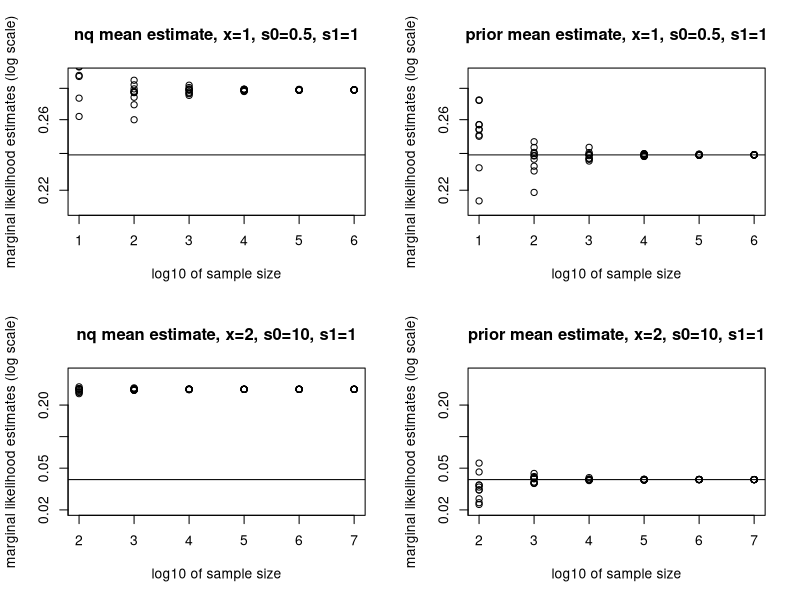

Write R code to recreate this figure.
# Tests of harmonic mean estimator for the marginal likelihood, with
# comparisons to the true value and to estimating the marginal 
# likelihood by averaging the likelhood over parameters sampled from
# the prior.  The model is x ~ N(t,s1^2) with t ~ N(0,s0^2).
#
# Written by Radford M. Neal, August 2008.


# DO THE TESTS.

do.tests <- function ()
{
  set.seed(1)
  for (i in 1:5)
  { print(harmonic.mean.marg.lik(2,10,1,10^7))
  }

  par(mfrow=c(2,2))

#   set.seed(1);
#   test.est(1,10^(1:6),10,0.5,1,harmonic.mean.marg.lik,ylim=c(0.21,0.29))
#   abline(h=true.marg.lik(1,0.5,1))
#   title("harmonic mean estimate, x=1, s0=0.5, s1=1")
  
  set.seed(1);
  test.est(1,10^(1:6),10,0.5,1,cq.mean.marg.lik,ylim=c(0.21,0.29))
  abline(h=true.marg.lik(1,0.5,1))
  title("nq mean estimate, x=1, s0=0.5, s1=1")

  set.seed(1);
  test.est(1,10^(1:6),10,0.5,1,prior.mean.marg.lik,ylim=c(0.21,0.29))
  abline(h=true.marg.lik(1,0.5,1))
  title("prior mean estimate, x=1, s0=0.5, s1=1")

#   set.seed(1);
#   test.est(2,10^(2:7),10,10,1,harmonic.mean.marg.lik,ylim=c(0.02,0.25))
#   abline(h=true.marg.lik(2,10,1))
#   title("harmonic mean estimate, x=2, s0=10, s1=1")
  
  set.seed(1);
  test.est(2,10^(2:7),10,10,1,cq.mean.marg.lik,ylim=c(0.02,0.4))
  abline(h=true.marg.lik(2,10,1))
  title("nq mean estimate, x=2, s0=10, s1=1")

  set.seed(1);
  test.est(2,10^(2:7),10,10,1,prior.mean.marg.lik,ylim=c(0.02,0.4))
  abline(h=true.marg.lik(2,10,1))
  title("prior mean estimate, x=2, s0=10, s1=1")
}


# HARMONIC MEAN ESTIMATE OF MARGINAL LIKELIHOOD.  Arguments are the
# observed data, x, the values of the hyperparameters s0 and s1, and
# the sample size for the harmonic mean estimate.

harmonic.mean.marg.lik <- function (x, s0, s1, n)
{ post.prec <- 1/s0^2 + 1/s1^2
  t <- rnorm (n, (x/s1^2)/post.prec, sqrt(1/post.prec))
  lik <- dnorm(x,t,s1)
  1/mean(1/lik)
}

# NESTED QUADRATURE ESTIMATE OF MARGINAL LIKELIHOOD.  Arguments are the
# observed data, x, the values of the hyperparameters s0 and s1, and
# the sample size for the harmonic mean estimate.

nq.mean.marg.lik <- function (x, s0, s1, n)
{ post.prec <- 1/s0^2 + 1/s1^2
  t <- rnorm (n, (x/s1^2)/post.prec, sqrt(1/post.prec))
  d <- data.frame(lik=dnorm(x,t,s1),p= dnorm(t, 0, s0))
  d <- d[order(d$lik),]
  
  denom = sum(d$p)
  
  b1 <- sum(d$lik * d$p) / denom
  d.m <- tail(d, n=1)
  tmp.p <- d$p[1:(length(d$p)-1)]
  tmp.lik <- d$p[2:(length(d$p))]
  b2 <- sum(tmp.lik * tmp.p)  + d.m$lik * d.m$p
  b2 <- sum(b2) /denom
  print(c("b1:", b1, ", b2:",b2))
  (b1 + b2)/2
}

cq.mean.marg.lik <- function (x, s0, s1, n)
{ post.prec <- 1/s0^2 + 1/s1^2
  t <- rnorm (n, (x/s1^2)/post.prec, sqrt(1/post.prec))
  d <- data.frame(lik=dnorm(x,t,s1),p= dnorm(t, 0, s0))
  #order.t <- order(t)
  #d <- d[order.t,]
  #t <- t[order.t,]
  #unique.t <- !duplicated(t)
  #counts.t <- rle(t)$lengths
  
  #denom = rle(t)$lengths
  
  #du <- d[unique.t,]
  
  b1 <- mean(d$lik) #/ counts.t
  b1
}

# PRIOR MEAN ESTIMATE OF MARGINAL LIKELIHOOD.  Arguments are the
# observed data, x, the values of the hyperparameters s0 and s1, and
# the sample size for the prior mean estimate.

prior.mean.marg.lik <- function (x, s0, s1, n)
{ t <- rnorm(n,0,s0)
  lik <- dnorm(x,t,s1)
  mean(lik)
}


# TRUE VALUE OF MARGINAL LIKELIHOOD.   Arguments are the observed
# data, x, and the values of the hyperparameters s0 and s1.

true.marg.lik <- function (x,s0,s1)
{ dnorm(x,0,sqrt(s0^2+s1^2))
}


# PLOT THE PERFORMANCE OF A MARGINAL LIKELIHOOD ESTIMATOR.  Arguments
# are the observed data value, x, a vector, nvec, of sample sizes for 
# the estimator, the number of repetitions for each estimate, k, the
# values of the hyperparameters s0 and s1, and the function to do 
# the estimation.  Any additional arguments are passed on to the plot 
# function.

test.est <- function (x, nvec, k, s0, s1, est, ...)
{ r <- matrix(NA,k,length(nvec))
  for (i in 1:length(nvec))
  { for (j in 1:k)
    { r[j,i] <- est(x,s0,s1,nvec[i])
    }
  }
  plot (log10(rep(nvec,each=k)), as.vector(r),
        xlab="log10 of sample size",
        ylab="marginal likelihood estimates (log scale)",
        log="y", ...)
}

do.tests()